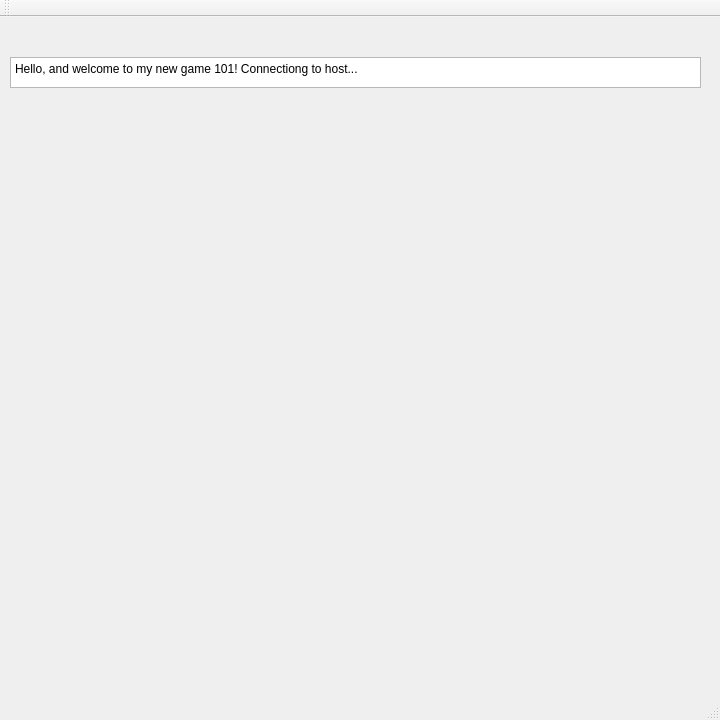
<?xml version="1.0" encoding="UTF-8"?>
<ui version="4.0">
 <class>MainWindow</class>
 <widget class="QMainWindow" name="MainWindow">
  <property name="geometry">
   <rect>
    <x>0</x>
    <y>0</y>
    <width>720</width>
    <height>720</height>
   </rect>
  </property>
  <property name="minimumSize">
   <size>
    <width>720</width>
    <height>720</height>
   </size>
  </property>
  <property name="baseSize">
   <size>
    <width>720</width>
    <height>720</height>
   </size>
  </property>
  <property name="windowTitle">
   <string>MainWindow</string>
  </property>
  <widget class="QWidget" name="centralWidget">
   <widget class="QPlainTextEdit" name="TextInfo">
    <property name="geometry">
     <rect>
      <x>10</x>
      <y>40</y>
      <width>691</width>
      <height>31</height>
     </rect>
    </property>
    <property name="plainText">
     <string>Hello, and welcome to my new game 101! Connectiong to host...</string>
    </property>
   </widget>
  </widget>
  <widget class="QMenuBar" name="menuBar">
   <property name="geometry">
    <rect>
     <x>0</x>
     <y>0</y>
     <width>720</width>
     <height>18</height>
    </rect>
   </property>
  </widget>
  <widget class="QToolBar" name="mainToolBar">
   <attribute name="toolBarArea">
    <enum>TopToolBarArea</enum>
   </attribute>
   <attribute name="toolBarBreak">
    <bool>false</bool>
   </attribute>
  </widget>
  <widget class="QStatusBar" name="statusBar"/>
 </widget>
 <layoutdefault spacing="6" margin="11"/>
 <resources/>
 <connections/>
</ui>
